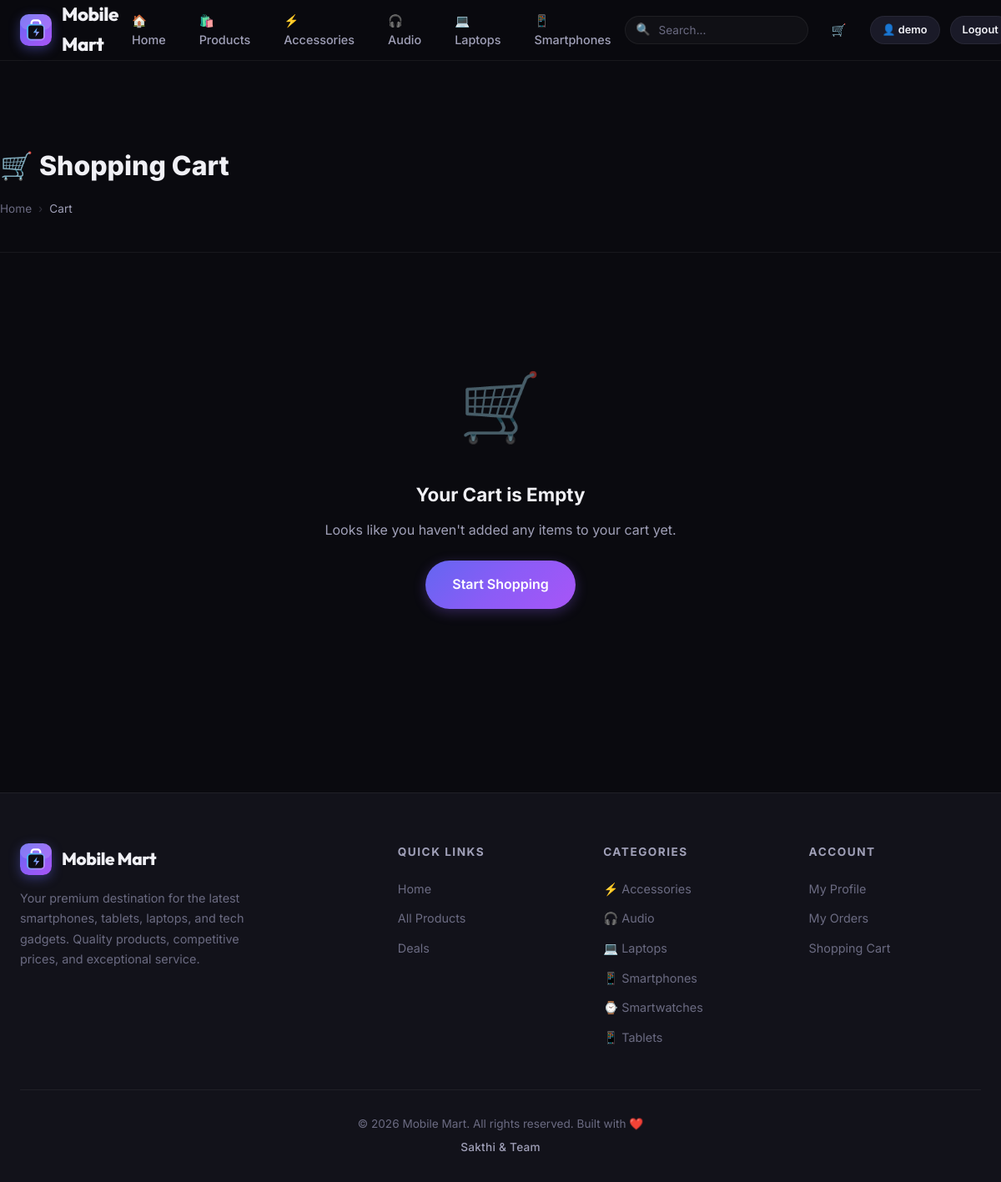
Page /cart (signed in) on the committed database.
### models.py (models this page shows, shortened)
class Category(db.Model):
    __tablename__ = 'categories'
    id = db.Column(db.Integer, primary_key=True)
    name = db.Column(db.String(100), unique=True, nullable=False)
    slug = db.Column(db.String(100), unique=True, nullable=False)
    icon = db.Column(db.String(50), default='📱')
    description = db.Column(db.Text, default='')
    products = db.relationship('Product', backref='category', lazy=True)

class User(UserMixin, db.Model):
    __tablename__ = 'users'
    id = db.Column(db.Integer, primary_key=True)
    username = db.Column(db.String(80), unique=True, nullable=False)
    email = db.Column(db.String(120), unique=True, nullable=False)
    password_hash = db.Column(db.String(256), nullable=False)
    full_name = db.Column(db.String(150), default='')
    phone = db.Column(db.String(20), default='')
    address = db.Column(db.Text, default='')
    city = db.Column(db.String(100), default='')
    is_admin = db.Column(db.Boolean, default=False)
    created_at = db.Column(db.DateTime, default=lambda: datetime.now(timezone.utc))
    cart_items = db.relationship('CartItem', backref='user', lazy=True, cascade='all, delete-orphan')
    orders = db.relationship('Order', backref='user', lazy=True)
    reviews = db.relationship('Review', backref='user', lazy=True)
    @property
    def cart_count(self):
        return sum(item.quantity for item in self.cart_items)

### app.py (the view)
@app.route('/cart')
@login_required
def cart():
    items = CartItem.query.filter_by(user_id=current_user.id).all()
    return render_template('cart.html', items=items)

### app.py (called while the page is built)
@login_manager.user_loader
def load_user(user_id):
    return db.session.get(User, int(user_id))

@app.context_processor
def inject_globals():
    categories = Category.query.order_by(Category.name).all()
    cart_count = 0
    if current_user.is_authenticated:
        cart_count = current_user.cart_count
    return dict(
        all_categories=categories,
        cart_count=cart_count,
        current_year=datetime.now().year
    )

### templates/cart.html (shortened to what this page needs)
{% extends "base.html" %}
{% block content %}
<div class="container cart-page">
    <div class="page-header">
        <h1>🛒 Shopping Cart</h1>
        <ul class="breadcrumb">
            <li><a href="{{ url_for('index') }}">Home</a></li>
            <li class="separator">›</li>
            <li class="current">Cart</li>
        </ul>
    </div>
    {% if items %}
    <div class="cart-layout">
        <div class="cart-items">
            {% for item in items %}
            <div class="cart-item fade-in">
                <a href="{{ url_for('product_detail', slug=item.product.slug) }}" class="cart-item-image">
                    <img src="{{ item.product.image_url }}" alt="{{ item.product.name }}"
                         onerror="this.style.display='none'; this.parentElement.querySelector('.placeholder-icon').style.display='block';">
                    <span class="placeholder-icon" style="display:none">📦</span>
                </a>
                <div class="cart-item-details">
                    <a href="{{ url_for('product_detail', slug=item.product.slug) }}" class="cart-item-name" style="color: var(--text-primary);">{{ item.product.name }}</a>
                    <span class="cart-item-brand">{{ item.product.brand }}</span>
                    <div class="cart-item-bottom">
                        <div style="display: flex; align-items: center; gap: 16px;">
                            <form class="cart-qty-form" action="{{ url_for('cart_update') }}" method="POST">
                                <input type="hidden" name="item_id" value="{{ item.id }}">
                                <div class="quantity-controls">
                                    <button type="button" class="qty-minus">−</button>
                                    <input type="number" name="quantity" value="{{ item.quantity }}" min="1" max="{{ item.product.stock }}">
                                    <button type="button" class="qty-plus">+</button>
                                </div>
                            </form>
                            <span class="cart-item-price">${{ "%.2f"|format(item.product.effective_price * item.quantity) }}</span>
                        </div>
                        <form class="cart-remove-form" action="{{ url_for('cart_remove') }}" method="POST">
                            <input type="hidden" name="item_id" value="{{ item.id }}">
                            <button type="submit" class="cart-item-remove">✕ Remove</button>
                        </form>
                    </div>
                </div>
            </div>
            {% endfor %}
        </div>
        <div class="cart-summary">
            <h3>Order Summary</h3>
            <div class="summary-row">
                <span class="label">Items ({{ current_user.cart_count }})</span>
                <span class="value">${{ "%.2f"|format(current_user.cart_total) }}</span>
            </div>
            <div class="summary-row">
                <span class="label">Shipping</span>
                <span class="value" style="color: var(--success);">Free</span>
            </div>
            <div class="summary-total">
                <span>Total</span>
                <span class="cart-total-value">${{ "%.2f"|format(current_user.cart_total) }}</span>
            </div>
            <div style="margin-top: 24px;">
                <a href="{{ url_for('checkout') }}" class="btn btn-primary btn-lg btn-block">Proceed to Checkout →</a>
            </div>
            <div style="margin-top: 12px;">
                <a href="{{ url_for('products') }}" class="btn btn-secondary btn-block">← Continue Shopping</a>
            </div>
        </div>
    </div>
    {% else %}
    <div class="empty-state">
        <div class="empty-icon">🛒</div>
        <h3>Your Cart is Empty</h3>
        <p>Looks like you haven't added any items to your cart yet.</p>
        <a href="{{ url_for('products') }}" class="btn btn-primary btn-lg">Start Shopping</a>
    </div>
    {% endif %}
</div>
{% endblock %}

### templates/base.html (shortened to what this page needs)
<!DOCTYPE html>
<html lang="en">
<head>
    <link rel="stylesheet" href="{{ url_for('static', filename='css/style.css') }}">
</head>
<body>
    <nav class="navbar" id="navbar">
        <div class="navbar-inner">
            <a href="{{ url_for('index') }}" class="navbar-brand">
                <span class="brand-logo-pod">
                </span>
                Mobile Mart
            </a>
            <ul class="navbar-nav" id="main-nav">
                <li><a href="{{ url_for('index') }}" class="{% if request.endpoint == 'index' %}active{% endif %}">🏠 Home</a></li>
                <li><a href="{{ url_for('products') }}" class="{% if request.endpoint == 'products' %}active{% endif %}">🛍️ Products</a></li>
                {% for cat in all_categories[:4] %}
                <li><a href="{{ url_for('products', category=cat.slug) }}">{{ cat.icon }} {{ cat.name }}</a></li>
                {% endfor %}
            </ul>
            <div class="navbar-actions">
                <form class="nav-search" action="{{ url_for('search') }}" method="GET">
                    <span class="search-icon">🔍</span>
                    <input type="text" name="q" placeholder="Search..." value="{{ request.args.get('q', '') }}" autocomplete="off">
                </form>
                <a href="{{ url_for('cart') }}" class="cart-btn" data-tooltip="Shopping Cart">
                    🛒
                </a>
                {% if current_user.is_authenticated %}
                    <a href="{{ url_for('profile') }}" class="btn btn-sm btn-secondary desktop-only-btn">👤 {{ current_user.username }}</a>
                    <a href="{{ url_for('logout') }}" class="btn btn-sm btn-secondary desktop-only-btn">Logout</a>
                {% else %}
                    <a href="{{ url_for('login') }}" class="btn btn-sm btn-secondary desktop-only-btn">Sign In</a>
                    <a href="{{ url_for('register') }}" class="btn btn-sm btn-primary desktop-only-btn">Sign Up</a>
                {% endif %}
            </div>
        </div>
    </nav>
    {% if error_code %}
    <div class="container">
        <div class="error-page">
            <div class="error-code">{{ error_code }}</div>
            <p>{{ error_message }}</p>
            <a href="{{ url_for('index') }}" class="btn btn-primary">← Back to Home</a>
        </div>
    </div>
    {% else %}
    <main>
        {% block content %}{% endblock %}
    </main>
    {% endif %}
    {% if not error_code %}
    <footer class="footer">
        <div class="container">
            <div class="footer-grid">
                <div class="footer-brand">
                    <a href="{{ url_for('index') }}" class="navbar-brand">
                        <span class="brand-logo-pod">
                        </span>
                        Mobile Mart
                    </a>
                    <p>Your premium destination for the latest smartphones, tablets, laptops, and tech gadgets. Quality products, competitive prices, and exceptional service.</p>
                </div>
                <div>
                    <h4>Quick Links</h4>
                    <ul class="footer-links">
                        <li><a href="{{ url_for('index') }}">Home</a></li>
                        <li><a href="{{ url_for('products') }}">All Products</a></li>
                        <li><a href="{{ url_for('products', sort='price_low') }}">Deals</a></li>
                    </ul>
                </div>
                <div>
                    <h4>Categories</h4>
                    <ul class="footer-links">
                        {% for cat in all_categories %}
                        <li><a href="{{ url_for('products', category=cat.slug) }}">{{ cat.icon }} {{ cat.name }}</a></li>
                        {% endfor %}
                    </ul>
                </div>
                <div>
                    <h4>Account</h4>
                    <ul class="footer-links">
                        {% if current_user.is_authenticated %}
                        <li><a href="{{ url_for('profile') }}">My Profile</a></li>
                        <li><a href="{{ url_for('orders') }}">My Orders</a></li>
                        <li><a href="{{ url_for('cart') }}">Shopping Cart</a></li>
                        {% else %}
                        <li><a href="{{ url_for('login') }}">Sign In</a></li>
                        <li><a href="{{ url_for('register') }}">Create Account</a></li>
                        {% endif %}
                    </ul>
                </div>
            </div>
            <div class="footer-bottom">
                <p>© {{ current_year }} Mobile Mart. All rights reserved. Built with ❤️</p>
                <p class="footer-owner">Sakthi &amp; Team</p>
            </div>
        </div>
    </footer>
    {% endif %}
</body>
</html>

### rows in the picture
Category: icon "⚡", name "Accessories"
Category: icon "🎧", name "Audio"
Category: icon "💻", name "Laptops"
Category: icon "📱", name "Smartphones"
User: username "demo"
Category: icon "⌚", name "Smartwatches"
Category: icon "📱", name "Tablets"
